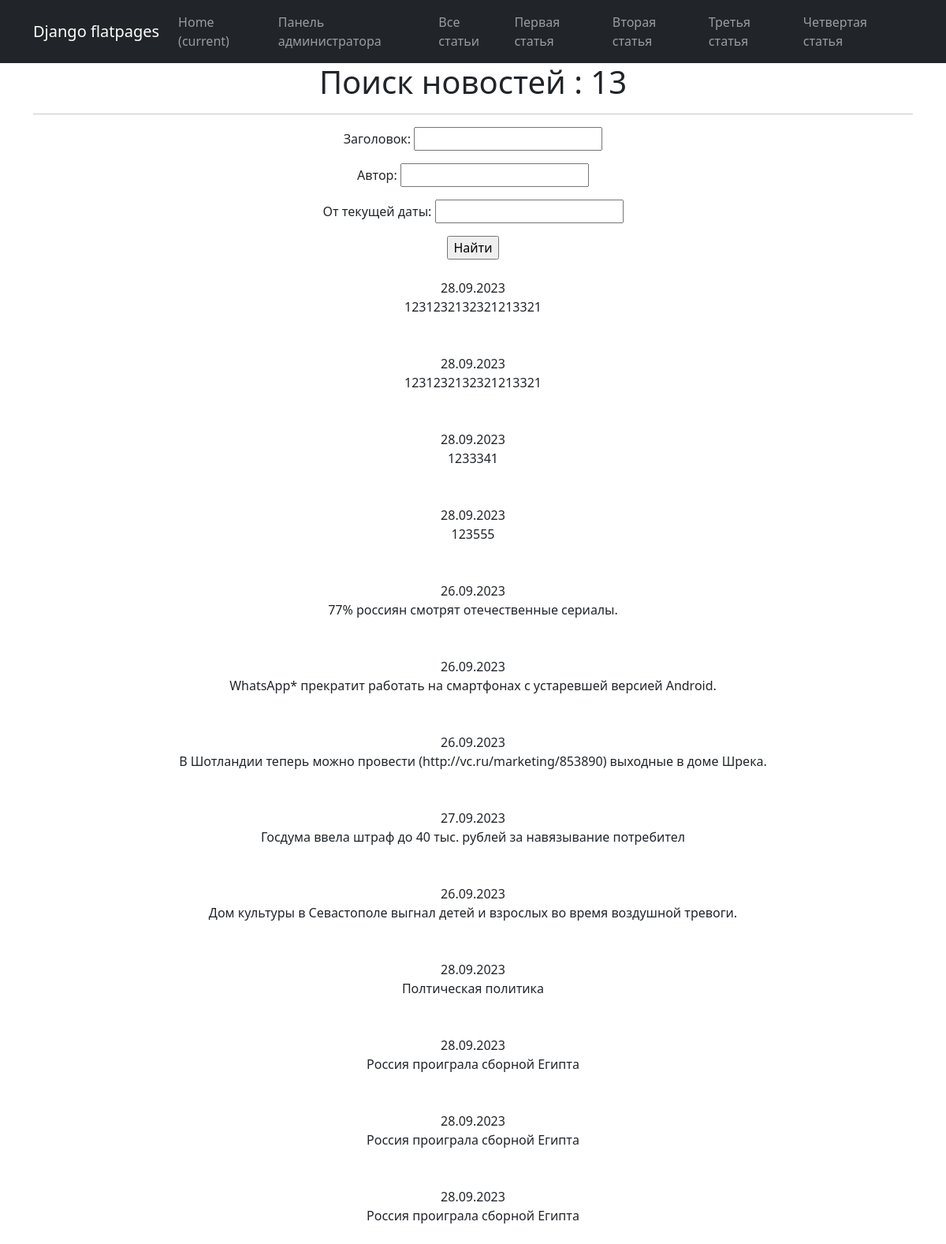
/news/search, run on the app's committed database.
### news/models.py (models this page shows, shortened)
class Post(models.Model):
    author = models.ForeignKey(Author, on_delete=models.CASCADE)
    name = models.CharField(max_length=100,choices = NewsArticles)
    time_in = models.DateTimeField (auto_now_add = True)
    categories = models.ManyToManyField(Category, through=PostCategory)
    title = models.CharField(max_length = 100)
    text = models.TextField()
    rating = models.IntegerField(default=0)

### news/views.py (the view)
# urls.py: path('search', NewsSearch.as_view(), name='news_search'),
class NewsSearch(ListView):
    model = Post
    ordering = 'title'
    template_name = 'news_search.html'
    context_object_name = 'news_search'
    def get_queryset(self):
       queryset = super().get_queryset()
       self.filterset = PostFilter(self.request.GET, queryset)
       return self.filterset.qs
    def get_context_data(self, **kwargs):
        context = super().get_context_data(**kwargs)
        context['filterset'] = self.filterset
        return context

### templates/news_search.html (shortened to what this page needs)
{% extends 'flatpages/default.html' %}
{% load custom_censor %}
{% block content %}
    <h1> Поиск новостей : {{ news_search|length }} </h1>
    <hr>
    <form action="" method="get">
        {{ filterset.form.as_p }}
        <input type="submit" value="Найти" />
    </form>
    {% for post in news_search%}
    <div>
        <br>
        {{post.time_in|date:'d.m.Y'}}
        <br>
        {{post.title}}
        <br>
        <br>
    </div>
    {%endfor%}
{% endblock content %}

### data on the page
Post: time_in "28.09.2023", title "1231232132321213321"
Post: time_in "28.09.2023", title "1231232132321213321"
Post: time_in "28.09.2023", title "1233341"
Post: time_in "28.09.2023", title "123555"
Post: time_in "26.09.2023", title "77% россиян смотрят отечественные сериалы."
Post: time_in "26.09.2023", title "WhatsApp* прекратит работать на смартфонах с устаревшей версией Android."
Post: time_in "26.09.2023", title "В Шотландии теперь можно провести (http://vc.ru/marketing/853890) выходные в доме Шрека."
Post: time_in "27.09.2023", title "Госдума ввела штраф до 40 тыс. рублей за навязывание потребител"
Post: time_in "26.09.2023", title "Дом культуры в Севастополе выгнал детей и взрослых во время воздушной тревоги."
Post: time_in "28.09.2023", title "Полтическая политика"
Post: time_in "28.09.2023", title "Россия проиграла сборной Египта"
Post: time_in "28.09.2023", title "Россия проиграла сборной Египта"
Post: time_in "28.09.2023", title "Россия проиграла сборной Египта"

### other printed values
{{ news_search|length }} "13"
